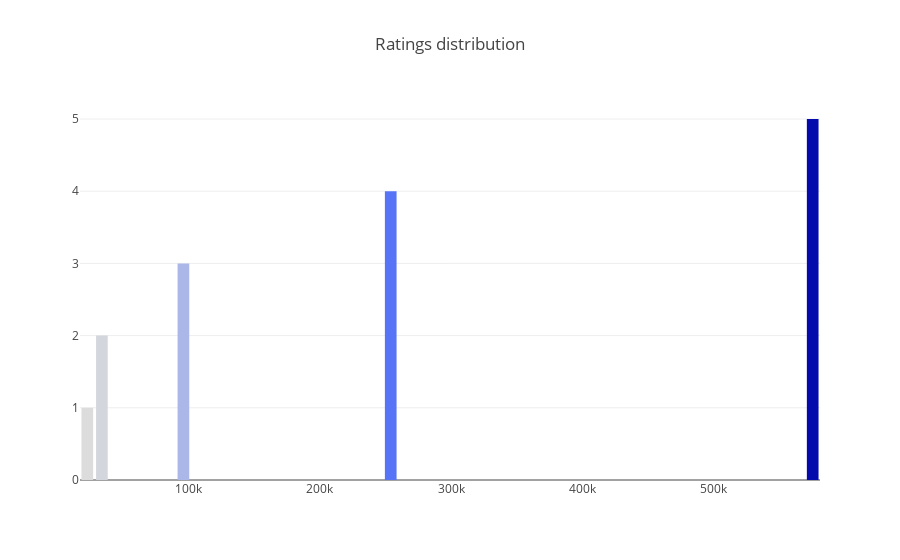

Write notebook code for a chart like this one.
### Code cell
cnt_srs = df['overall'].value_counts().head()
trace = go.Bar(
    y=cnt_srs.index[::-1],
    x=cnt_srs.values[::-1],
    orientation = 'v',
    marker=dict(
        color=cnt_srs.values[::-1],
        colorscale = 'Blues',
        reversescale = True
    ),
)

layout = dict(
    title='Ratings distribution',
    )
data = [trace]
fig = go.Figure(data=data, layout=layout)
py.iplot(fig, filename="Ratings")

### Figure 1 — Plotly figure (JSON) as saved in the notebook; plotly's stock layout.template omitted (floating-point values rounded to 4 significant figures)
{"data": [{"marker": {"color": [23018, 34130, 96193, 254010, 575246], "colorscale": "Blues", "reversescale": true}, "orientation": "v", "x": [23018, 34130, 96193, 254010, 575246], "y": [1, 2, 3, 4, 5], "type": "bar", "uid": "32f2221e-8913-11e8-8567-0242ac130004"}], "layout": {"title": "Ratings distribution"}}
